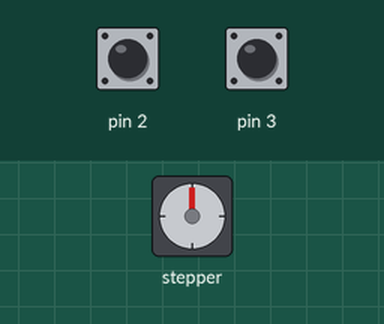
This sketch was run on a simulated Arduino Uno, built with avr-gcc and run on an emulated ATmega328P. Parts: stepper motor. The inputs (shaded band) are chosen by the test bench; at power-on: pin 2 HIGH, pin 3 HIGH. Stepper angles assume 4096 steps per turn; what the sketch prints to the serial monitor is not drawn.

Above: at 1.2 s.
1.3 s: pin 2 pulled LOW for 0.15 s
At 2.5 s:
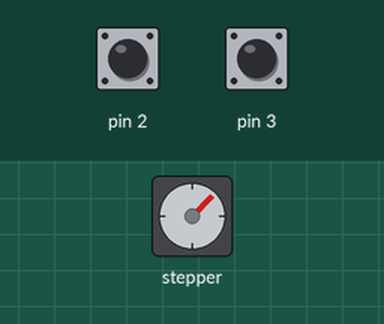
2.9 s: pin 3 pulled LOW for 0.15 s
At 3.8 s:
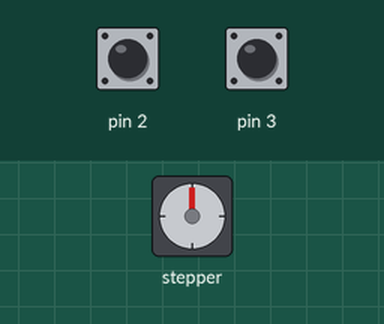
4.5 s: pin 3 pulled LOW for 1 s
At 5.0 s:
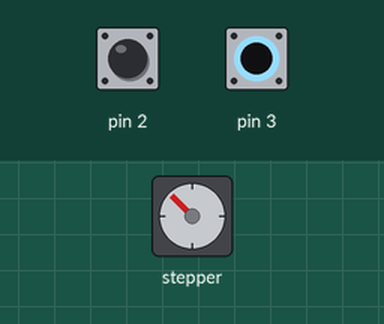
7.0 s: pin 3 pulled LOW for 0.15 s
At 8.1 s:
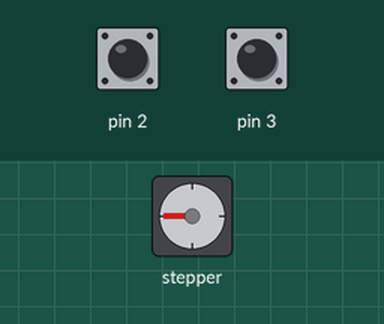
8.6 s: pin 3 pulled LOW for 3.2 s
At 9.3 s:
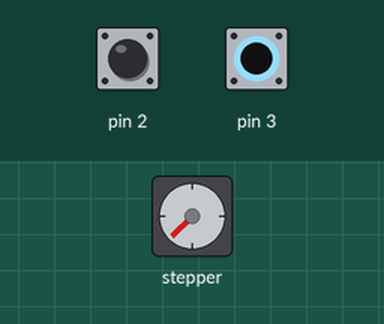
13.3 s: pin 3 pulled LOW for 0.15 s
At 14.1 s:
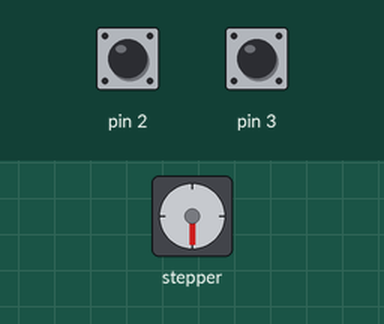
Timing chart, 0 to 15.9 s (numbered marks = the images above; inputs shaded):
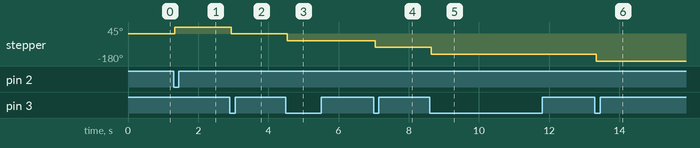

The sketch:

cheapStepper_simple.ino
```cpp
/*
 * cheapStepper_simple.ino
 * ///////////////////////////////////////////
 * using CheapStepper Arduino library v.0.2.0
 * created by Tyler Henry, 7/2016
 * ///////////////////////////////////////////
 *
 * this sketch illustrates basic step() functionality of the library:
 * the stepper performs a full rotation, pauses 1 second,
 * then does a full rotation in the other direction, and so on
 *
 * //////////////////////////////////////////////////////
 */

// first, include the library :)

#include <CheapStepper.h>.0


CheapStepper stepper;
// here we declare our stepper using default pins:
// arduino pin <--> pins on ULN2003 board:
// 8 <--> IN1
// 9 <--> IN2
// 10 <--> IN3
// 11 <--> IN4j

 // let's create a boolean variable to save the direction of our rotation

boolean moveClockwise = true;
int laststateb2 = HIGH;
int laststateb3 = HIGH;

void setup() {

  // let's just set up a serial connection and test print to the console

  Serial.begin(9600);
  Serial.println("Ready to start moving!");

  pinMode(2, INPUT_PULLUP);
  pinMode(3, INPUT_PULLUP);

}

void move(int step){
  int direction = step>0; //true of cw false for ccw??
  int absstep = step > 0 ? step : -step;
  for(int i=0; i<absstep; i++){
    stepper.step(direction);
  }
}

void loop() {
  int currentb2 = digitalRead(2);
  int currentb3 = digitalRead(3);
  int deg45 = 512;
  if(laststateb2 == HIGH && currentb2==LOW){
    move(deg45);
  }

  if(laststateb3 == HIGH && currentb3==LOW){
    move(-deg45);
  }

  laststateb2 = currentb2;
  laststateb3 = currentb3;
}
```

Measured:
- after the input at 1.3 s, stepper: turns 45° clockwise, starting at once
- after the input at 2.9 s, stepper: turns 45° counter-clockwise, starting at once
- after the input at 4.5 s, stepper: turns 45° counter-clockwise, starting at once
- after the input at 7.0 s, stepper: turns 45° counter-clockwise, starting at once
- after the input at 8.6 s, stepper: turns 45° counter-clockwise, starting at once
- after the input at 13.3 s, stepper: turns 45° counter-clockwise, starting at once
